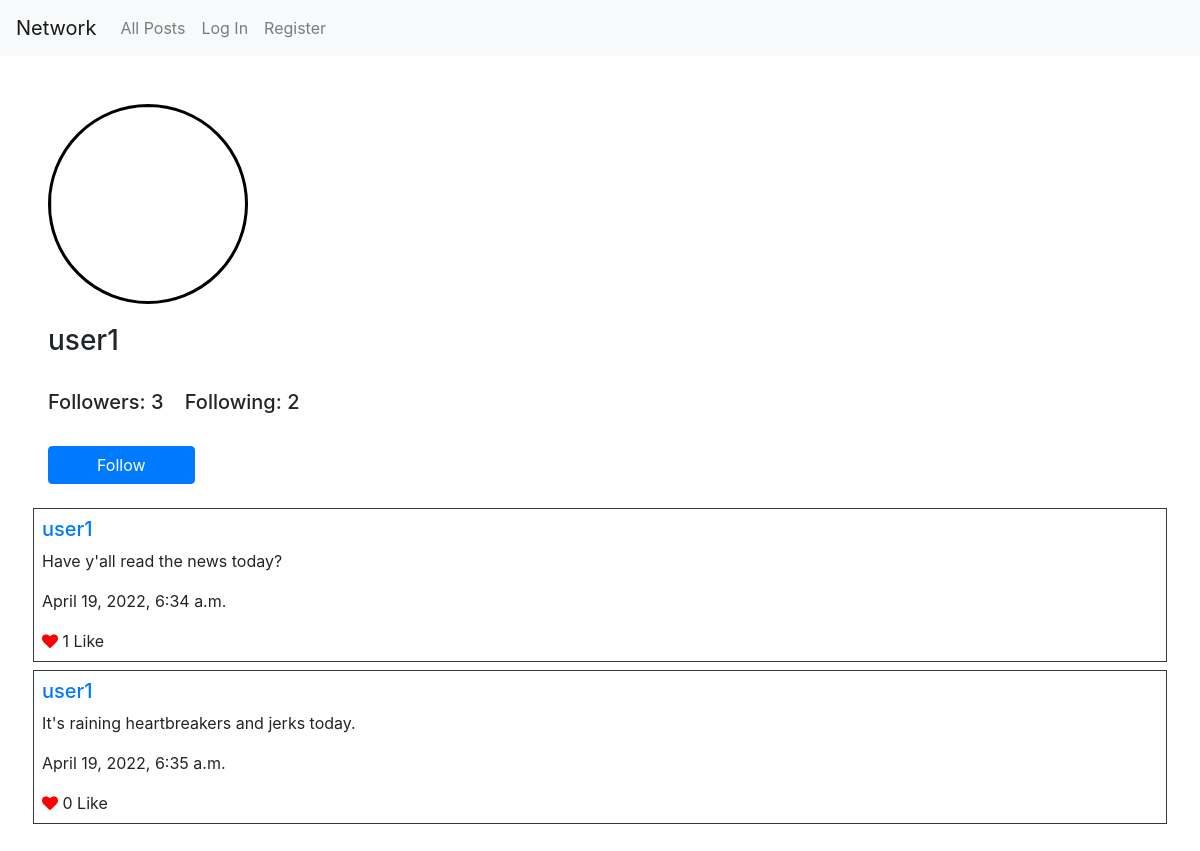
/profile/user1, run on the app's committed database.
### network/models.py (models this page shows)
class User(AbstractUser):
    pass

class Follower(models.Model):
    username = models.ForeignKey(User,on_delete=models.CASCADE, related_name='user',default=None)
    follower = models.ManyToManyField(User, related_name='follower', default=None)
    following = models.ManyToManyField(User, related_name='following', default=None)

class Post(models.Model):
    user = models.ForeignKey(User, on_delete=models.CASCADE)
    content = models.CharField(max_length=300, default=None)
    date = models.DateTimeField(default=datetime.datetime.now)
    liked = models.ManyToManyField(User, blank = True, related_name="postlikes")

### network/views.py (the view, shortened to what this page needs)
# urls.py: path("profile/<str:username>",views.profile,name="profile"),
def profile(request,username):
    user = User.objects.get(username=username)
    profile = Follower.objects.get(username=user)
    user_posts = Post.objects.filter(user=user)
    display = True
    text = ""
    if(request.user.username==username):
        display = False
    else:
        try:
            profile.follower.get(username=request.user.username)
            text = "Unfollow"
        except:
            text = "Follow"
    return render(request,"network/profile.html", {
        "username":username,
        "profile":profile,
        "user_posts": user_posts,
        "display":display,
        "text":text
    })

### network/templates/network/profile.html (shortened to what this page needs)
{% extends "network/layout.html" %}
{% block body %}
    <img src="https://www.tnwac.org/wp-content/uploads/2021/06/421-4212617_person-placeholder-image-transparent-hd-png-download.png" width="200" height="200">
    <br>
    <h3>{{username}}</h3><br>
    <h5>Followers: <span id="follower">{{profile.follower.count}}</span>&nbsp;&nbsp;&nbsp; Following: <span id="following">{{profile.following.count}}</span></h5>
    {% if display %}
            <br>
            <button id="profile" class="btn btn-primary pl-5 pr-5">{{text}}</button>
            <br>
    {% endif %}
    <br>
    {% for p in user_posts %}
        <div class="row">
        <div class="col border border-dark mb-2 p-2">
            <h5><a href="{% url 'profile' p.user.username %}">{{p.user.username}}</a></h5>
            <p>{{p.content}}</p>
            <p>{{p.date}}</p>
            {% if p.id in l %}
                    <i class="fa fa-heart" style="color:red"></i>&nbsp;<span id="count-{{p.id}}">{{p.liked.count}}</span>&nbsp;<a id="change" data-post="{{p.id}}" onclick="change({{p.id}})">Unlike</a>
                {% else %}
                    <i class="fa fa-heart" style="color:red"></i>&nbsp;<span id="count-{{p.id}}">{{p.liked.count}}</span>&nbsp;<a class="change-{{p.id}}" id="change" data-post="{{p.id}}" onclick="change({{p.id}})">Like</a>
            {% endif %}
        </div>
        </div>
    {% endfor %}
{% endblock body %}

### network/templates/network/profile.html (style rules this page uses)
img { margin-bottom:20px; border-radius:50%; border: 3px solid black; }

### data on the page
User: username "user1"
Follower: follower.count "3", following.count "2"
Post: user.username "user1", content "Have y'all read the news today?", date "April 19, 2022, 6:34 a.m.", liked.count "1"
Post: user.username "user1", content "It's raining heartbreakers and jerks today.", date "April 19, 2022, 6:35 a.m.", liked.count "0"

### other printed values
{{ text }} "Follow"
